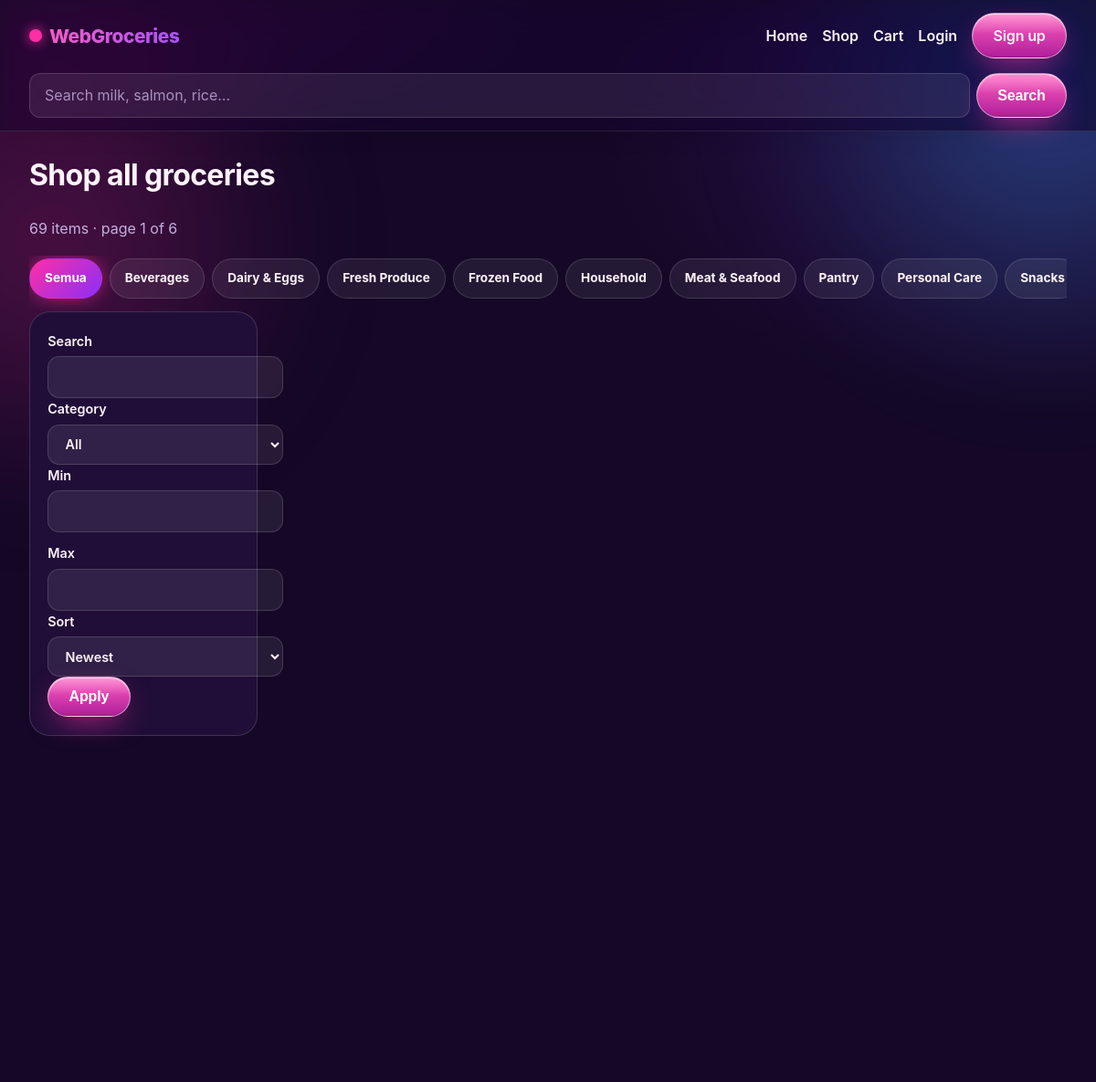
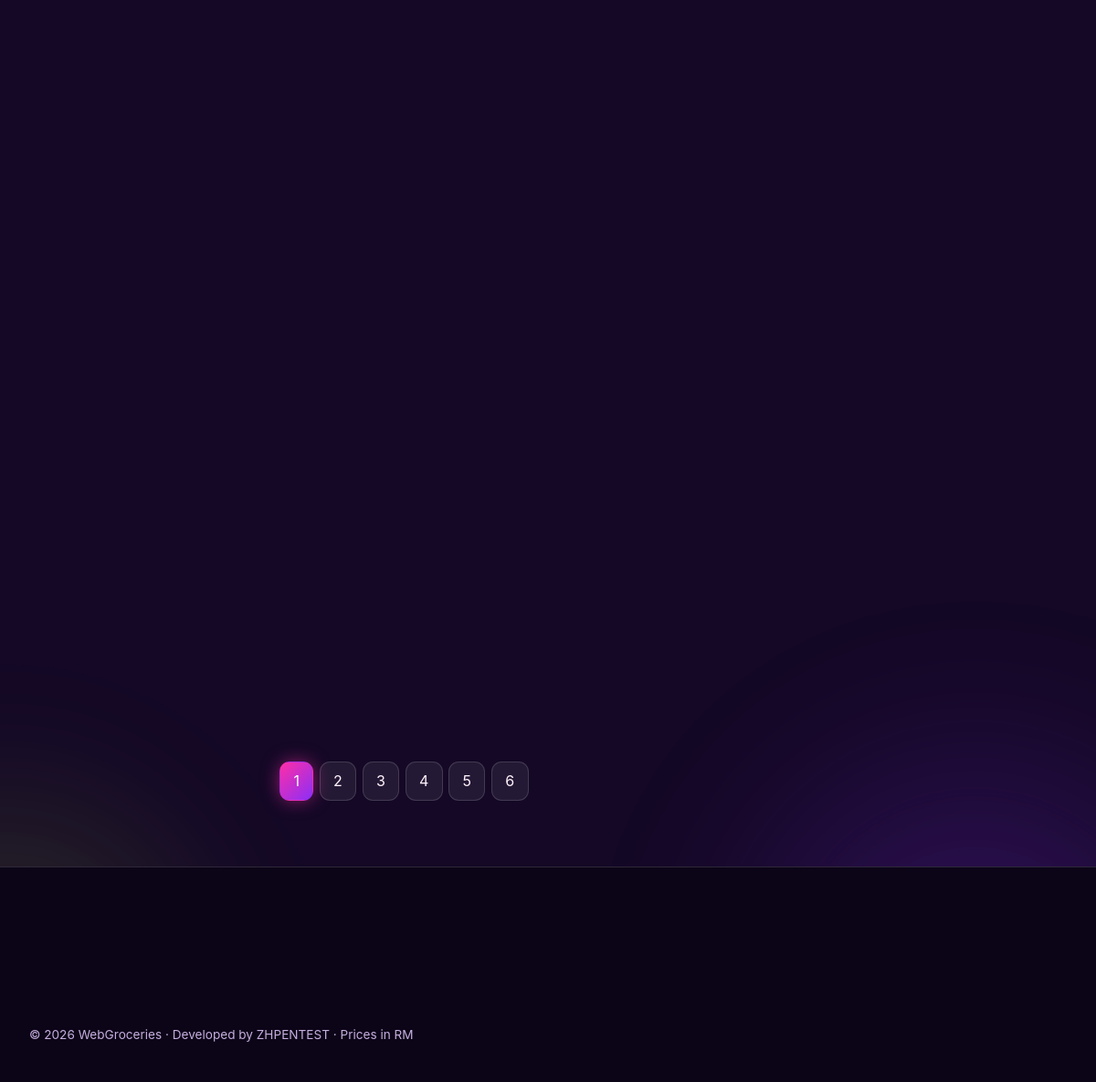
Page /shop on the committed database (2 pictures, top to bottom).
### tables this page shows
CREATE TABLE categories (
  id BIGINT UNSIGNED AUTO_INCREMENT PRIMARY KEY,
  name VARCHAR(120) NOT NULL,
  slug VARCHAR(140) NOT NULL UNIQUE,
  description TEXT NULL,
  image VARCHAR(255) NULL,
  status ENUM('active','inactive') NOT NULL DEFAULT 'active',
  created_at TIMESTAMP DEFAULT CURRENT_TIMESTAMP,
  updated_at TIMESTAMP DEFAULT CURRENT_TIMESTAMP ON UPDATE CURRENT_TIMESTAMP,
  INDEX idx_cat_slug (slug), INDEX idx_cat_status (status)
);

### app/Core/helpers.php (called while the page is built, shortened)
<?php
function e(?string $s): string { return htmlspecialchars((string)$s, ENT_QUOTES, 'UTF-8'); }
function view(string $name, array $data = []): void {
  extract($data, EXTR_SKIP);
  $base = dirname(__DIR__) . '/Views/';
  require $base . 'layout/header.php';
  require $base . $name . '.php';
  require $base . 'layout/footer.php';
}
function asset(string $p): string {
  $f = dirname(__DIR__, 2) . '/public' . strtok($p, '?');
  return $p . '?v=' . (@filemtime($f) ?: 1);
}

### app/Controllers/ShopController.php (called while the page is built, shortened)
<?php
final class ShopController {
  public static function shop(): void {
    $page = max(1, (int)($_GET['page'] ?? 1));
    $f = ['q' => trim($_GET['q'] ?? ''), 'category' => trim($_GET['cat'] ?? ''), 'min' => $_GET['min'] ?? '', 'max' => $_GET['max'] ?? '', 'sort' => $_GET['sort'] ?? 'new'];
    $r = Product::list($f, $page, 12);
    $cats = Database::pdo()->query('SELECT * FROM categories WHERE status="active" ORDER BY name')->fetchAll();
    view('shop', ['title' => 'Shop groceries', 'items' => $r['items'], 'total' => $r['total'], 'pages' => $r['pages'], 'page' => $page, 'cats' => $cats, 'f' => $f]);
  }
}

### app/Core/Auth.php (called while the page is built, shortened)
<?php
final class Auth {
  public static function user(): ?array {
    if (!isset($_SESSION['uid'])) return null;
    $st = Database::pdo()->prepare('SELECT id,name,email,phone,avatar,role,status FROM users WHERE id=? LIMIT 1');
    $st->execute([(int)$_SESSION['uid']]);
    $u = $st->fetch();
    return $u ?: null;
  }
}

### app/Models/Product.php (called while the page is built, shortened)
<?php
final class Product {
  public static function list(array $f = [], int $page = 1, int $per = 12): array {
    $pdo = Database::pdo();
    $where = ['p.status = "active"']; $params = [];
    $sort = match ($f['sort'] ?? 'new') {
      'price_asc' => 'COALESCE(p.discount_price,p.price) ASC',
      'price_desc' => 'COALESCE(p.discount_price,p.price) DESC',
      'name' => 'p.name ASC', default => 'p.id DESC',
    };
    $w = 'WHERE ' . implode(' AND ', $where);
    $cnt = $pdo->prepare("SELECT COUNT(*) c FROM products p JOIN categories c ON c.id=p.category_id $w");
    $cnt->execute($params); $total = (int)$cnt->fetch()['c'];
    $off = ($page - 1) * $per;
    $st = $pdo->prepare("SELECT p.*, c.name cat_name, c.slug cat_slug FROM products p JOIN categories c ON c.id=p.category_id $w ORDER BY $sort LIMIT $per OFFSET $off");
    $st->execute($params);
    return ['items' => $st->fetchAll(), 'total' => $total, 'pages' => max(1, (int)ceil($total / $per))];
  }
}

### app/Core/Database.php (called while the page is built, shortened)
<?php
final class Database {
  private static ?PDO $pdo = null;
  public static function pdo(): PDO {
    if (self::$pdo) return self::$pdo;
    $host = $_ENV['DB_HOST'] ?? '127.0.0.1';
    $port = $_ENV['DB_PORT'] ?? '3306';
    $db = $_ENV['DB_NAME'] ?? 'webgroceries';
    $user = $_ENV['DB_USER'] ?? 'root';
    $pass = $_ENV['DB_PASS'] ?? '';
    $dsn = "mysql:host=$host;port=$port;dbname=$db;charset=utf8mb4";
    self::$pdo = new PDO($dsn, $user, $pass, [
      PDO::ATTR_ERRMODE => PDO::ERRMODE_EXCEPTION,
      PDO::ATTR_DEFAULT_FETCH_MODE => PDO::FETCH_ASSOC,
      PDO::ATTR_EMULATE_PREPARES => false,
    ]);
    return self::$pdo;
  }
}

### public/index.php (shortened to what this page needs)
<?php
require dirname(__DIR__) . '/config/database.php';
require dirname(__DIR__) . '/app/Core/Database.php';
require dirname(__DIR__) . '/app/Core/Auth.php';
require dirname(__DIR__) . '/app/Core/helpers.php';
$path = parse_url($_SERVER['REQUEST_URI'] ?? '/', PHP_URL_PATH) ?? '/';
$path = rtrim($path, '/') ?: '/';
$method = $_SERVER['REQUEST_METHOD'] ?? 'GET';
try {
  if ($path === '/') C\HomeController::index();
  elseif ($path === '/shop') C\ShopController::shop();
  elseif (preg_match('#^/category/([\w-]+)$#', $path, $m)) C\ShopController::category($m[1]);
  elseif (preg_match('#^/product/([\w-]+)$#', $path, $m)) C\ShopController::product($m[1]);
  elseif (preg_match('#^/product/([\w-]+)/review$#', $path, $m) && $method === 'POST') C\ShopController::review($m[1]);
  elseif ($path === '/cart') C\CartController::page();
  elseif (preg_match('#^/api/cart/(\w+)$#', $path, $m)) C\CartController::api($m[1]);
  elseif ($path === '/checkout' && $method === 'GET') C\CheckoutController::show();
  elseif ($path === '/checkout/place' && $method === 'POST') C\CheckoutController::place();
  elseif ($path === '/register' && $method === 'GET') C\AuthController::registerForm();
  elseif ($path === '/register' && $method === 'POST') C\AuthController::register();
  elseif ($path === '/login' && $method === 'GET') C\AuthController::loginForm();
  elseif ($path === '/login' && $method === 'POST') C\AuthController::login();
  elseif ($path === '/logout' && $method === 'POST') C\AuthController::logout();
  elseif ($path === '/orders' && $method === 'GET') C\OrderController::index();
  elseif (preg_match('#^/orders/(\d+)$#', $path, $m)) C\OrderController::show((int)$m[1]);
  elseif (preg_match('#^/orders/(\d+)/cancel$#', $path, $m)) C\OrderController::cancel((int)$m[1]);
  elseif (preg_match('#^/orders/(\d+)/reorder$#', $path, $m)) C\OrderController::reorder((int)$m[1]);
  elseif (preg_match('#^/orders/(\d+)/claim-paid$#', $path, $m)) C\OrderController::claimPaid((int)$m[1]);
  elseif ($path === '/account') C\AccountController::dashboard();
  elseif ($path === '/account/profile' && $method === 'POST') C\AccountController::updateProfile();
  elseif ($path === '/account/password' && $method === 'POST') C\AccountController::changePassword();
  elseif ($path === '/account/avatar' && $method === 'POST') C\AccountController::uploadAvatar();
  elseif ($path === '/account/address' && $method === 'POST') C\AccountController::saveAddress();
  elseif (preg_match('#^/account/address/(\d+)/delete$#', $path, $m)) C\AccountController::delAddress((int)$m[1]);
  elseif ($path === '/wishlist' && $method === 'POST') C\AccountController::wishlistToggle();
  elseif ($path === '/admin') C\AdminController::dash();
  elseif ($path === '/admin/products') C\AdminController::products();
  elseif ($path === '/admin/products/save') C\AdminController::saveProduct();
  elseif (preg_match('#^/admin/products/(\d+)/delete$#', $path, $m)) C\AdminController::delProduct((int)$m[1]);
  elseif ($path === '/admin/categories') C\AdminController::categories();
  elseif ($path === '/admin/categories/save') C\AdminController::saveCategory();
  elseif (preg_match('#^/admin/categories/(\d+)/delete$#', $path, $m)) C\AdminController::delCategory((int)$m[1]);
  elseif ($path === '/admin/orders') C\AdminController::orders();
  elseif (preg_match('#^/admin/orders/(\d+)$#', $path, $m)) C\AdminController::orderShow((int)$m[1]);
  elseif (preg_match('#^/admin/orders/(\d+)/status$#', $path, $m)) C\AdminController::orderStatus((int)$m[1]);
  elseif (preg_match('#^/admin/orders/(\d+)/pay-confirm$#', $path, $m)) C\AdminController::payConfirm((int)$m[1]);
  elseif (preg_match('#^/admin/orders/(\d+)/pay-reject$#', $path, $m)) C\AdminController::payReject((int)$m[1]);
  elseif ($path === '/admin/settings') C\AdminController::settings();
  elseif ($path === '/admin/settings/qr') C\AdminController::saveQr();
  elseif ($path === '/admin/customers') C\AdminController::customers();
  elseif ($path === '/admin/coupons') C\AdminController::coupons();
  elseif ($path === '/admin/coupons/save') C\AdminController::saveCoupon();
  elseif ($path === '/admin/reviews') C\AdminController::reviews();
  elseif (preg_match('#^/admin/reviews/(\d+)/delete$#', $path, $m)) C\AdminController::delReview((int)$m[1]);
  elseif (preg_match('#^/admin/products/(\d+)/stock$#', $path, $m)) C\AdminController::stockAdjust((int)$m[1]);
  else { http_response_code(404); view('errors/404', ['title' => 'Page not found']); }
} catch (Throwable $e) {
  if (($_ENV['APP_ENV'] ?? 'dev') === 'dev') { http_response_code(500); echo '<pre>' . htmlspecialchars($e->getMessage() . "\n" . $e->getTraceAsString()) . '</pre>'; }
  else { @file_put_contents(dirname(__DIR__) . '/storage/logs/app.log', date('c') . ' ' . $e->getMessage() . PHP_EOL, FILE_APPEND); http_response_code(500); view('errors/500', ['title' => 'Error']); }
}

### app/Views/layout/header.php (shortened to what this page needs)
<?php $u = \App\Core\Auth::user(); $csrf = \App\Core\Csrf::token();
try { $cartN = (int)(\App\Models\Cart::totals()['count'] ?? 0); } catch (\Throwable $e) { $cartN = 0; } ?>
<!doctype html><html lang="en"><head>
<link rel="stylesheet" href="<?= asset('/assets/css/app.css') ?>">
</head><body>
<header class="nav"><div class="wrap nav-in">
<a class="logo" href="/"><span class="logo-dot"></span>WebGroceries</a>
<form class="search" action="/shop" method="get"><input name="q" placeholder="Search milk, salmon, rice…" value="<?= e($_GET['q'] ?? '') ?>"><button>Search</button></form>
<nav class="links"><a href="/">Home</a><a href="/shop">Shop</a><a href="/cart">Cart <b id="cartCount"><?= $cartN ? '(' . $cartN . ')' : '' ?></b></a>
<?php if ($u): ?><a href="/orders">Orders</a><a class="ava-link" href="/account" title="<?= e($u['name']) ?>"><?php if (!empty($u['avatar'])): ?><img class="avatar" src="<?= e($u['avatar']) ?>" alt="<?= e($u['name']) ?>"><?php else: $ini = implode('', array_map(fn($w) => strtoupper($w[0] ?? ''), array_slice(explode(' ', $u['name']), 0, 2))); ?><span class="avatar avatar-init"><?= e($ini) ?></span><?php endif; ?></a><?php if ($u['role']==='admin'): ?><a href="/admin">Admin</a><?php endif; ?><form class="loform" method="post" action="/logout" onsubmit="return confirm('Log out of WebGroceries?')"><?= csrf_field() ?><button class="btn-logout">Logout</button></form>
<?php else: ?><a href="/login">Login</a><a class="btn" href="/register">Sign up</a><?php endif; ?></nav>
</div>
</header>
<main class="wrap">

### app/Views/shop.php (shortened to what this page needs)
<h1><?= e($heading ?? 'Shop all groceries') ?></h1>
<p class="muted"><?= (int)$total ?> items · page <?= (int)$page ?> of <?= (int)$pages ?></p>
<div class="catchips"><a href="/shop" class="<?= empty($f['cat']) ? 'on' : '' ?>">Semua</a><?php foreach ($cats as $c): ?><a href="/category/<?= e($c['slug']) ?>" class="<?= ($f['cat'] ?? '') === $c['slug'] ? 'on' : '' ?>"><?= e($c['name']) ?></a><?php endforeach; ?></div>
<div class="shopwrap">
<aside><details class="filters" open><summary>Tapisan &amp; susunan</summary><form method="get" action="/shop" id="filterForm">
<label>Search<input name="q" value="<?= e($f['q'] ?? '') ?>"></label>
<label>Category<select name="cat"><option value="">All</option></select></label>
<div class="row"><label>Min<input name="min" type="number" step="0.01" value="<?= e($f['min'] ?? '') ?>"></label><label>Max<input name="max" type="number" step="0.01" value="<?= e($f['max'] ?? '') ?>"></label></div>
<label>Sort<select name="sort"><option value="new">Newest</option></select></label>
<button class="btn">Apply</button></form></details></aside>
<div><div class="pgrid" id="grid"><?php foreach ($items as $p) pcard($p); ?></div>
<div class="pager"><?php for ($i = 1; $i <= $pages; $i++): ?><a class="<?= $i === $page ? 'on' : '' ?>" href="?<?= http_build_query(array_merge($_GET, ['page' => $i])) ?>"><?= $i ?></a><?php endfor; ?></div></div>
</div>

### app/Views/layout/footer.php (shortened to what this page needs)
</main>
<footer><div class="wrap fgrid">
</div><div class="wrap tiny">© 2026 WebGroceries · Developed by ZHPENTEST · Prices in RM</div></footer>
</body></html>

### rows in the picture
categories: name "Beverages"
categories: name "Dairy & Eggs"
categories: name "Fresh Produce"
categories: name "Frozen Food"
categories: name "Household"
categories: name "Meat & Seafood"
categories: name "Pantry"
categories: name "Personal Care"
categories: name "Snacks"

### other values in the picture
$heading "Shop all groceries"
$total "69"
$page "1"
$pages "6"
